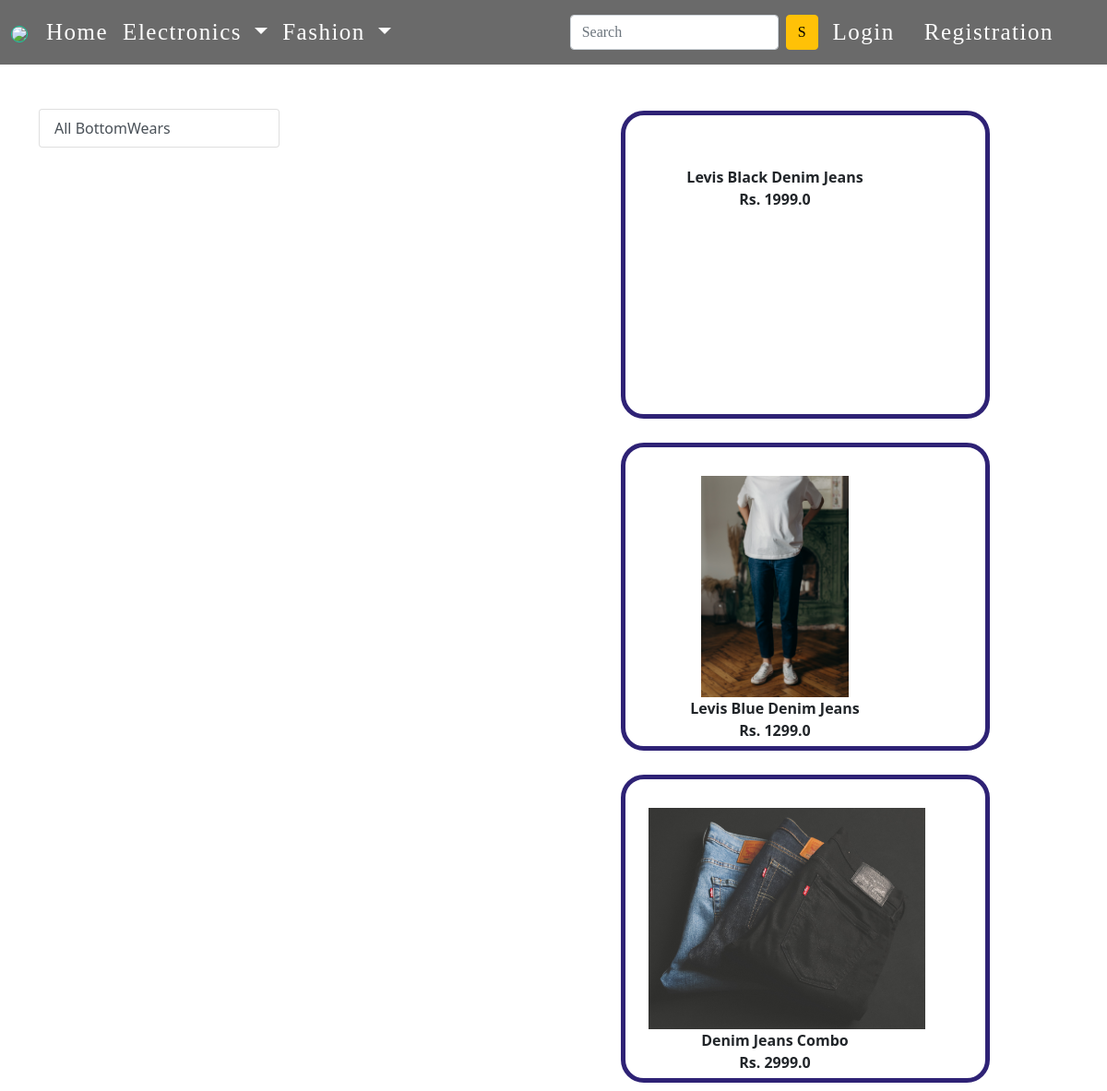
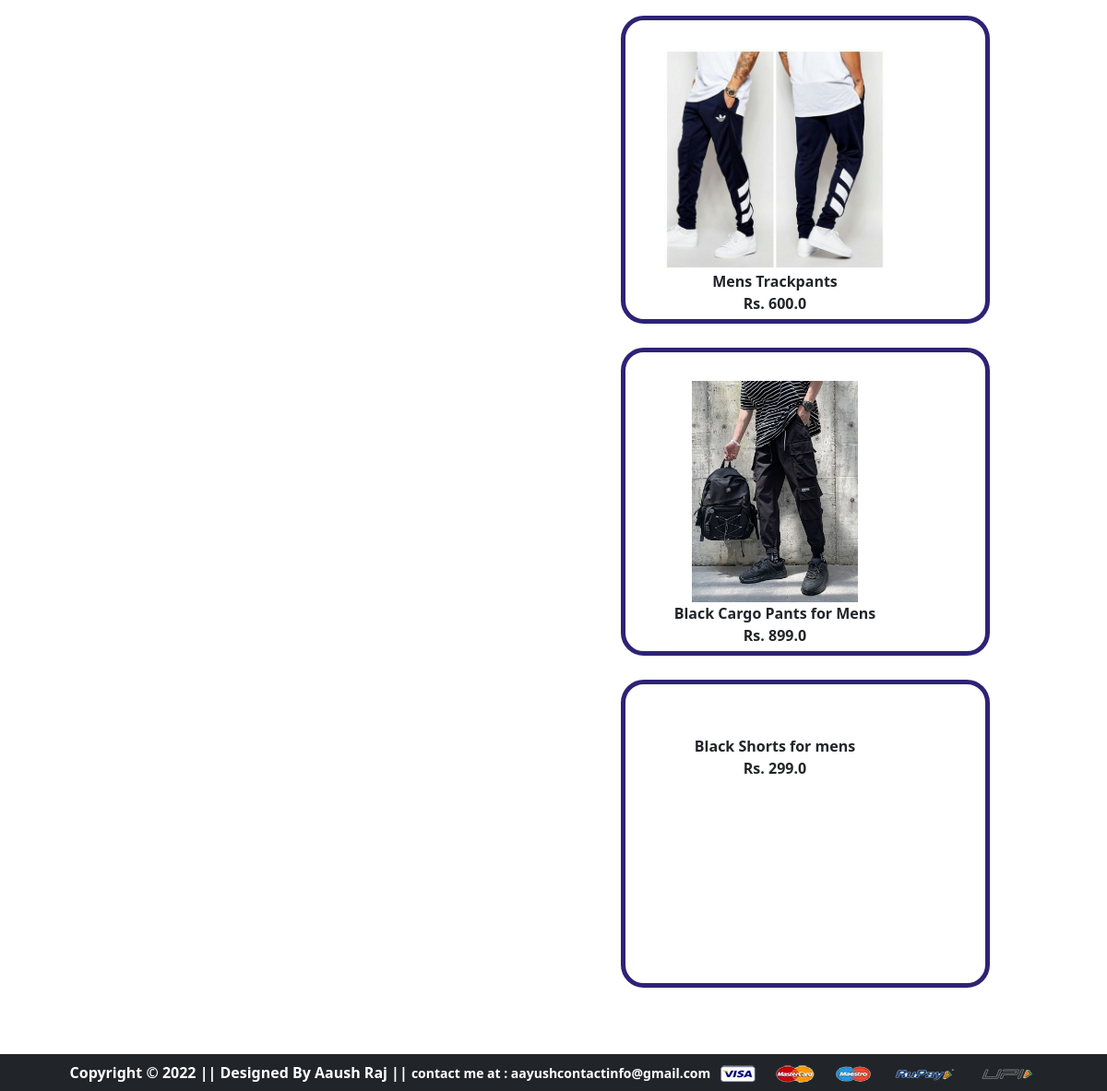
The app's page /bottomwear/ with its own data (2 pictures, top to bottom).
### app/models.py (models this page shows, shortened)
class Product(models.Model):
    title = models.CharField(max_length=100)
    selling_price =  models.FloatField()
    discounted_price =  models.FloatField()
    description =  models.TextField()
    brand =  models.CharField(max_length=100)
    category = models.CharField(choices = CATEGORY_CHOICES,max_length=2)
    product_image = models.ImageField(upload_to='productimg')

### app/views.py (the view)
# urls.py: path('bottomwear/', views.bottomwear, name='bottomwear'),
def bottomwear(request,data = None):
    bottomwear = Product.objects.all().filter(category='BW')
    return render(request, 'app/bottomwear.html',{'bottomwear':bottomwear})

### app/templates/app/bottomwear.html
{% extends 'app/base.html' %} {% load static %} {% block title %}BottomWear{% endblock title %} {% block main-content %}
<div class="container my-5">
    <div class="row">
        <div class="col-sm-3">
            <div class="list-group">
                <a href="{% url 'bottomwear' %}" class="list-group-item list-group-item-action" aria-current="true">All BottomWears</a>
            </div>
        </div>
        <div class="col-sm-8 ">
            <div class="row">
                {% for product in bottomwear%}
                <div class="col-sm-4 text center mb-4 " style="width: 400px; height:300; margin: 2px; padding-left:auto ; margin-left: auto; border: 5px solid rgba(33, 20, 108, 0.938);  border-radius: 25px;"> <br>
                    <a href="{% url 'product-detail' product.id %}" class="btn" style="width: 300px; height: 300px;">
                        <div class='item'>
                            <img src="{{product.product_image.url}}" alt="" height="240" weidth="150" class="">
                            <div class="fw-bold">{{ product.title }} </div>
                            <div class="fw-bold">Rs. {{ product.discounted_price }} <small class=" fw-light text-decoration-line-through"></small> </div>
                        </div>
                    </a>
                </div>
                {% endfor %}
            </div>
        </div>
    </div>
</div>
{% endblock main-content %}

### records on screen
Product: title "Levis Black Denim Jeans", discounted_price "1999.0"
Product: product_image (picture), title "Levis Blue Denim Jeans", discounted_price "1299.0"
Product: product_image (picture), title "Denim Jeans Combo", discounted_price "2999.0"
Product: product_image (picture), title "Mens Trackpants", discounted_price "600.0"
Product: product_image (picture), title "Black Cargo Pants for Mens", discounted_price "899.0"
Product: title "Black Shorts for mens", discounted_price "299.0"
